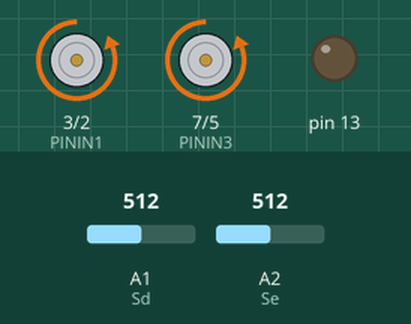
Bench run of a sketch on a simulated Arduino Uno, built with avr-gcc and run on an emulated ATmega328P. Parts: motor-driver pin pairs drawn as motors (green arrow = first pin HIGH = forward, orange = second pin HIGH = backward, longer = more drive, scaled by the enable pin), output pins drawn as LEDs (lit = HIGH). Dashed ring = blinking. Inputs (shaded band) come from the test bench; at power-on: A1 (Sd) = 512, A2 (Se) = 512. What the sketch prints to the serial monitor is not drawn.

Above: at 3.2 s.
3.3 s: A1 (Sd) set to 412
4.8 s: A1 (Sd) set to 382
At 5.4 s:
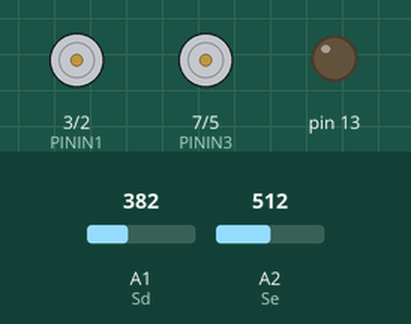
6.3 s: A1 (Sd) set to 511
At 7.5 s:
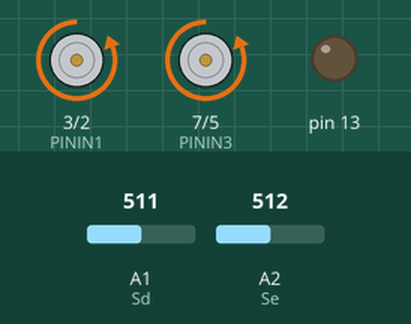
7.8 s: A1 (Sd) set to 306
At 17.62 s:
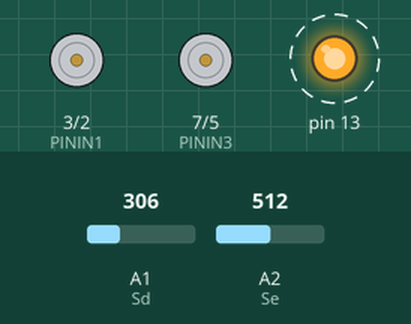
Timing chart, 0 to 19.4 s (numbered marks = the images above; inputs shaded):
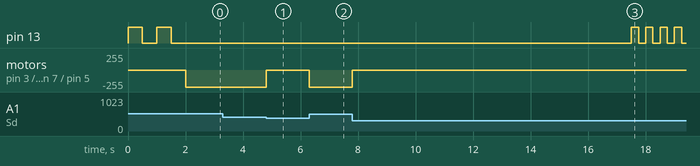

The sketch:

SumoV1.ino
```cpp
// Portas driver motor
#define PININ1 3
#define PININ2 2
#define PININ3 7
#define PININ4 5
#define PINENA 4
#define PINENB 6

// Portas led rgb
#define PINLEDR 9
#define PINLEDG 11
#define PINLEDB 10

// Portas sensor QTR
#define Sd A1
#define Se A2
//#define S3 A2
//#define S4 A3
//#define S5 A4
//#define S6 A5

// Valores de ajustes para o seguidor de linha MIF
#define TRESHOLD 400                      // Valor de referencia para cor da linha branca
#define SPEED0 255                          // Valor de 0 a 255 para velocidade com a seguinte leitura do sensor (0 0 1 1 0 0)
#define SPEED1 0                         // Valor de 0 a 255 para velocidade com a seguinte leitura do sensor (0 0 1 1 1 0)

#define SPEED2 0                          // Valor de 0 a 255 para velocidade com a seguinte leitura do sensor (0 0 0 1 0 0)
#define SPEED3 0                          // Valor de 0 a 255 para velocidade com a seguinte leitura do sensor (0 0 0 1 1 0)
#define SPEED4 0                          // Valor de 0 a 255 para velocidade com a seguinte leitura do sensor (0 0 0 1 1 1)

#define SPEED5 0                            // Valor de 0 a 255 para velocidade com a seguinte leitura do sensor (0 0 0 0 1 0)
#define SPEED6 0                            // Valor de 0 a 255 para velocidade com a seguinte leitura do sensor (0 0 0 0 1 1)
#define SPEED7 0                          // Valor de 0 a 255 para velocidade com a seguinte leitura do sensor (0 0 0 0 0 1)

#define RUNTIME 15500                      // Valor para executar o percurso

void setup() {
  Serial.begin(9600);
  ledControl(13, true, 500);
  ledControl(13, false, 500);
  ledControl(13, true, 500);
  ledControl(13, false, 500);
}

void loop() {
  // TESTE 1°: leituta sensor
 int s[2];
 readSensors(true, s);
  // TESTE 2°: motor esquerda
//  motorOption('4',255,255);
   //TESTE 3°: motor direita
//  motorOption('6', 255, 255);
  // TESTE 4°: seguidor de linha
followLineMEF();
  // TESTE 5°: teste led RGB
  //rgbControl(0,0,255,0);
}

void motorControl(int speedLeft, int speedRight) {
  // Função para controle do driver de motor

  // Definições das portas digitais
  pinMode(PININ1, OUTPUT);
  pinMode(PININ2, OUTPUT);
  pinMode(PININ3, OUTPUT);
  pinMode(PININ4, OUTPUT);
  pinMode(PINENA, OUTPUT);
  pinMode(PINENB, OUTPUT);

  // Ajustes motor da esquerda
  if (speedLeft <= 0) {
    speedLeft = -speedLeft;
    digitalWrite (PININ3, HIGH);
    digitalWrite (PININ4, LOW);
  } else {
    digitalWrite (PININ3, LOW);
    digitalWrite (PININ4, HIGH);
  }

  // Ajustes motor da direita
  if (speedRight < 0) {
    speedRight = -speedRight;
    digitalWrite (PININ1, HIGH);
    digitalWrite (PININ2, LOW);
  } else {
    digitalWrite (PININ1, LOW);
    digitalWrite (PININ2, HIGH);
  }
  analogWrite (PINENA, speedLeft);
  analogWrite (PINENB, speedRight);
}

void motorOption(char option, int speedLeft, int speedRight) {
  // Função para controle de motor com pre definições
  switch (option) {
    case '8': // Frente
      motorControl(speedLeft, speedRight);
      break;
    case '2': // Tras
      motorControl(-speedLeft, -speedRight);
      break;
    case '4': // Esqueda
      motorControl(-speedLeft, speedRight);
      break;
    case '6': // Direita
      motorControl(speedLeft, -speedRight);
      break;
    case '0': // Parar
      motorControl(0, 0);
      break;
  }
}

bool motorStop(long runtime, long currentTime) {
  // Função de parada do robô
  if (millis() >= (runtime + currentTime)) {
    motorOption('0', 0, 0);
    int cont = 0;
    while (true) {
      ledControl(13, true, 250);
      ledControl(13, false, 250);
      cont++;
    }
    return false;
  }
  return true;
}

void rgbControl(int red, int green, int blue, long rumtime) {
  // Função para controle do led rgb
  pinMode(PINLEDR, OUTPUT);
  pinMode(PINLEDG, OUTPUT);
  pinMode(PINLEDB, OUTPUT);

  digitalWrite(PINLEDR, HIGH);
  digitalWrite(PINLEDG, HIGH);
  digitalWrite(PINLEDB, HIGH);

  analogWrite(PINLEDR, red);
  analogWrite(PINLEDG, green);
  analogWrite(PINLEDB, blue);
  delay(rumtime);
}

void ledControl(int led, bool status, long rumtime) {
  // Função para controle do led
  pinMode(led, OUTPUT);
  if (status) {
    digitalWrite(led, HIGH);
  } else {
    digitalWrite(led, LOW);
  }
  delay(rumtime);
}

void readSensors(bool readSerial, int *sensors) {
  // Função para leitura dos sensores
  sensors[0] = analogRead(Sd);
  sensors[1] = analogRead(Se);
 // sensors[2] = analogRead(S3);
 // sensors[3] = analogRead(S4);
 // sensors[4] = analogRead(S5);
 // sensors[5] = analogRead(S6);
  if (readSerial) {
    Serial.print(sensors[0]);
    Serial.print(' ');
    Serial.print(sensors[1]);
    Serial.println(' ');
//    Serial.print(sensors[2]);
//    Serial.print(' ');
//    Serial.print(sensors[3]);
//    Serial.print(' ');
//    Serial.print(sensors[4]);
//    Serial.print(' ');
//    Serial.println(sensors[5]);
  }
}

void followLineMEF(void) {
  // Função para controle do seguidor de linha em modo de maquina de estado finita
  bool flag = true;
  long currentTime = millis();

  while (flag) {
    // Flag para verificar a parada
    flag = motorStop(RUNTIME, currentTime);

    // Leitura sensores
    int s[2];
    readSensors(false, s);

    // leitura do sensor (1 1 1 1 1 1)
    if (s[0] >= TRESHOLD && s[1] >= TRESHOLD/* && s[2] <= TRESHOLD && s[3] <= TRESHOLD && s[4] <= TRESHOLD && s[5] <= TRESHOLD*/) {
      motorOption('8', SPEED0, SPEED0);
      // leitura do sensor (0 1 1 1 1 0)
    } else if ( s[0] <= TRESHOLD && s[1] >= TRESHOLD/*  && s[2] <= TRESHOLD && s[3] <= TRESHOLD && s[4] <= TRESHOLD && s[5] >= TRESHOLD*/) {
      motorOption('8', SPEED1, SPEED1);
      // leitura do sensor (0 0 1 1 0 0)
    } else if ( s[0] >= TRESHOLD && s[1] <= TRESHOLD /*  && s[2] <= TRESHOLD && s[3] <= TRESHOLD && s[4] >= TRESHOLD && s[5] >= TRESHOLD*/) {
      motorOption('8', SPEED1, SPEED1);
//
//      // leitura do sensor (0 1 1 1 0 0)
//    } else if (s[0] >= TRESHOLD && s[1] <= TRESHOLD && s[2] <= TRESHOLD && s[3] <= TRESHOLD && s[4] >= TRESHOLD && s[5] >= TRESHOLD) {
//      motorOption('8', SPEED0, SPEED1);
//      // leitura do sensor (0 0 1 1 1 0)
//    } else if (s[0] >= TRESHOLD && s[1] >= TRESHOLD && s[2] <= TRESHOLD && s[3] <= TRESHOLD && s[4] <= TRESHOLD && s[5] >= TRESHOLD ) {
//      motorOption('8', SPEED1, SPEED0);
//
//      // leitura do sensor (0 0 1 0 0 0)
//    } else if (s[0] >= TRESHOLD && s[1] >= TRESHOLD && s[2] <= TRESHOLD && s[3] >= TRESHOLD && s[4] >= TRESHOLD && s[5] >= TRESHOLD) {
//      motorOption('8', SPEED0, SPEED2);
//      // leitura do sensor (0 0 0 1 0 0)
//    } else if (s[0] >= TRESHOLD && s[1] >= TRESHOLD && s[2] >= TRESHOLD && s[3] <= TRESHOLD && s[4] >= TRESHOLD && s[5] >= TRESHOLD ) {
//      motorOption('8', SPEED2, SPEED0);
//
//      // leitura do sensor (0 1 1 0 0 0)
//    } else if (s[0] >= TRESHOLD && s[1] <= TRESHOLD && s[2] <= TRESHOLD && s[3] >= TRESHOLD && s[4] >= TRESHOLD && s[5] >= TRESHOLD) {
//      motorOption('8', SPEED0, SPEED3);
//      // leitura do sensor (0 0 0 1 1 0)
//    } else if (s[0] >= TRESHOLD && s[1] >= TRESHOLD && s[2] >= TRESHOLD && s[3] <= TRESHOLD && s[4] <= TRESHOLD && s[5] >= TRESHOLD) {
//      motorOption('8', SPEED3, SPEED0);
//
//      // leitura do sensor (1 1 1 0 0 0)
//    } else if (s[0] <= TRESHOLD && s[1] <= TRESHOLD && s[2] <= TRESHOLD && s[3] >= TRESHOLD && s[4] >= TRESHOLD && s[5] >= TRESHOLD) {
//      motorOption('8', SPEED0, SPEED4);
//      // leitura do sensor (0 0 0 1 1 1)
//    } else if (s[0] >= TRESHOLD && s[1] >= TRESHOLD && s[2] >= TRESHOLD && s[3] <= TRESHOLD && s[4] <= TRESHOLD && s[5] <= TRESHOLD) {
//      motorOption('8', SPEED4, SPEED0);
//
//      // leitura do sensor (0 1 0 0 0 0)
//    } else if (s[0] >= TRESHOLD && s[1] <= TRESHOLD && s[2] >= TRESHOLD && s[3] >= TRESHOLD && s[4] >= TRESHOLD && s[5] >= TRESHOLD) {
//      motorOption('8', SPEED0, SPEED5);
//      // leitura do sensor (0 0 0 0 1 0)
//    } else if (s[0] >= TRESHOLD && s[1] >= TRESHOLD && s[2] >= TRESHOLD && s[3] >= TRESHOLD && s[4] <= TRESHOLD && s[5] >= TRESHOLD) {
//      motorOption('8', SPEED5, SPEED0);
//
//      // leitura do sensor (1 1 0 0 0 0)
//    } else if (s[0] <= TRESHOLD && s[1] <= TRESHOLD && s[2] >= TRESHOLD && s[3] >= TRESHOLD && s[4] >= TRESHOLD && s[5] >= TRESHOLD) {
//      motorOption('8', SPEED0, SPEED6);
//      // leitura do sensor (0 0 0 0 1 0)
//    } else if (s[0] >= TRESHOLD && s[1] >= TRESHOLD && s[2] >= TRESHOLD && s[3] >= TRESHOLD && s[4] <= TRESHOLD && s[5] <= TRESHOLD) {
//      motorOption('8', SPEED6, SPEED0);
//
//      // leitura do sensor (1 0 0 0 0 0)
//    } else if (s[0] <= TRESHOLD && s[1] >= TRESHOLD && s[2] >= TRESHOLD && s[3] >= TRESHOLD && s[4] >= TRESHOLD && s[5] >= TRESHOLD) {
//      motorOption('6', SPEED7, SPEED7);
//      // leitura do sensor (0 0 0 0 0 1)
//    } else if (s[0] >= TRESHOLD && s[1] >= TRESHOLD && s[2] >= TRESHOLD && s[3] >= TRESHOLD && s[4] >= TRESHOLD && s[5] <= TRESHOLD) {
//      motorOption('4', SPEED7, SPEED7);
    }
  }
}
```

Measured:
- the behaviour switches between 400 and 399 on A1 (Sd) (found by bisection; images 0 and 1)
- after the input at 3.3 s, every drawn part: stays the same
- after the input at 4.8 s, motor on pin 3 (PININ1) / pin 2 (PININ2), motor on pin 7 (PININ3) / pin 5 (PININ4): backward 255/255 → stopped at once
- after the input at 6.3 s, motor on pin 3 (PININ1) / pin 2 (PININ2), motor on pin 7 (PININ3) / pin 5 (PININ4): stopped → backward 255/255 at once
- after the input at 7.8 s, motor on pin 3 (PININ1) / pin 2 (PININ2), motor on pin 7 (PININ3) / pin 5 (PININ4): backward 255/255 → stopped after 0.00 s instead of 9.7 s
